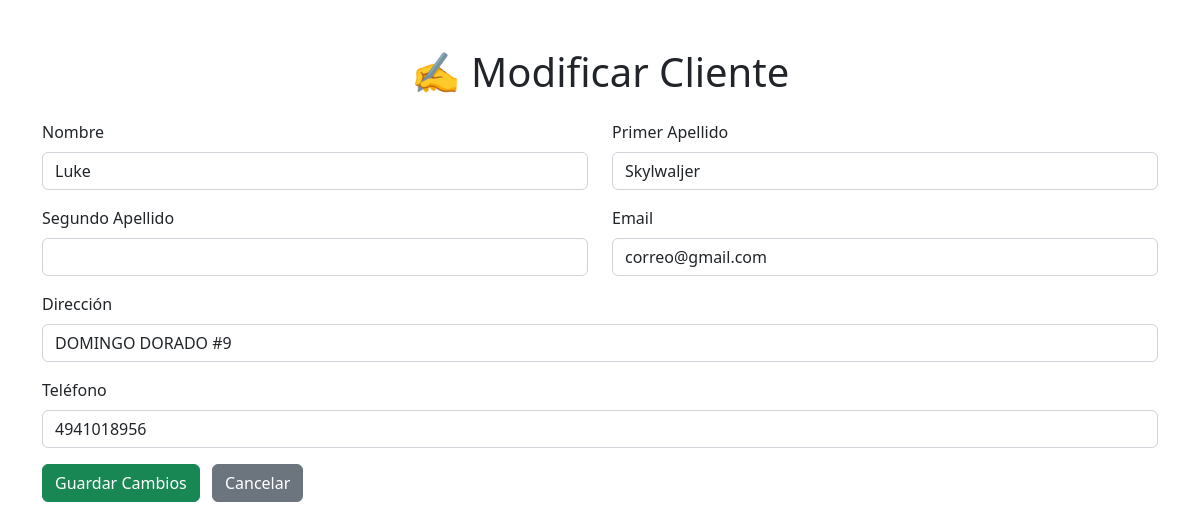
The page /0_proyecto_con_xamp/php/controllers/ABCC_Clientes/formularios/actualizacion_formCliente.php?accion=actualizar&id=6 (signed in) on the database its author committed.
### tables this page shows
CREATE TABLE `cliente` (
  `idCliente` int NOT NULL AUTO_INCREMENT,
  `Nombre` varchar(45) DEFAULT NULL,
  `Apellido1` varchar(45) DEFAULT NULL,
  `Apellido2` varchar(45) DEFAULT NULL,
  `Direccion` varchar(200) DEFAULT NULL,
  `Telefono` varchar(15) DEFAULT NULL,
  `Email` varchar(45) DEFAULT NULL,
  PRIMARY KEY (`idCliente`)
);

### 0_proyecto_con_xamp/php/database/conexion_bdd_autos_amistosos.php (called while the page is built, shortened)
<?php
class ConexionBDautosAmistosos {
    private static $instancia = null;
    private $conexion;
    private $host = "localhost";
    private $puerto = "3306";
    private $usuario = "dianita";
    private $password = "dianita";
    private $bd = "autos_amistosos";
    private function __construct() {
        $dsn = "mysql:host={$this->host};port={$this->puerto};dbname={$this->bd}";
        try {
            $this->conexion = new PDO($dsn, $this->usuario, $this->password);
            $this->conexion->setAttribute(PDO::ATTR_ERRMODE, PDO::ERRMODE_EXCEPTION);
        } catch (PDOException $e) {
            throw new Exception("Error en la conexión a la BD de Autos: " . $e->getMessage());
        }
    }
    public static function getInstancia(): ConexionBDautosAmistosos {
        if (self::$instancia === null) {
            self::$instancia = new self();
        }
        return self::$instancia;
    }
    public function getConexion(): PDO {
        return $this->conexion;
    }
}
?>

### 0_proyecto_con_xamp/php/controllers/ABCC_Clientes/clienteDAO.php (called while the page is built, shortened)
<?php
include_once(__DIR__ . '../../../database/conexion_bdd_autos_amistosos.php');
class ClienteDAO {
    private $conexion;
  public function __construct(){
    $instancia_singleton = ConexionBDautosAmistosos::getInstancia();
    $this->conexion = $instancia_singleton->getConexion();
}
    public function obtenerPorId($idCliente) {
        $sql = "SELECT idCliente, Nombre, Apellido1, Apellido2, Direccion, Telefono, Email
                FROM Cliente
                WHERE idCliente = ?";
        try {
            $stmt = $this->conexion->prepare($sql);
            $stmt->execute([$idCliente]);
            return $stmt->fetch(PDO::FETCH_ASSOC);
        } catch (PDOException $e) {
            error_log("Error al obtener Cliente por ID: " . $e->getMessage());
            return false;
        }
    }
}
?>

### 0_proyecto_con_xamp/php/controllers/ABCC_Clientes/formularios/actualizacion_formCliente.php (the view, shortened to what this page needs)
<?php
include_once('../clienteDAO.php');
include_once('../../../database/conexion_bdd_autos_amistosos.php');
$clienteDAO = new clienteDAO();
$cliente_datos = null;
$id = $_GET['id'] ?? null;
if ($id) {
    $cliente_datos = $clienteDAO->obtenerPorId($id);
} else {
    header('Location: ../clientes_lista.php?status=error_id');
    exit();
}
$nombre = $cliente_datos['Nombre'] ?? '';
$apellido1 = $cliente_datos['Apellido1'] ?? '';
$apellido2 = $cliente_datos['Apellido2'] ?? '';
$direccion = $cliente_datos['Direccion'] ?? '';
$telefono = $cliente_datos['Telefono'] ?? '';
$email = $cliente_datos['Email'] ?? '';
?>
<!DOCTYPE html>
<html lang="es">
<head>
    <link href="https://cdn.jsdelivr.net/npm/bootstrap@5.2.3/dist/css/bootstrap.min.css" rel="stylesheet">
</head>
<body>
    <div class="container mt-5">
        <h1 class="text-center mb-4">✍️ Modificar Cliente</h1>
        <form action="../procesar_cambiosCliente.php" method="POST">
            <div class="row mb-3">
                <div class="col-md-6">
                    <label for="nombre" class="form-label">Nombre</label>
                    <input type="text" class="form-control" id="nombre" name="nombre"
                           value="<?php echo htmlspecialchars($nombre); ?>" required>
                </div>
                <div class="col-md-6">
                    <label for="apellido1" class="form-label">Primer Apellido</label>
                    <input type="text" class="form-control" id="apellido1" name="apellido1"
                           value="<?php echo htmlspecialchars($apellido1); ?>" required>
                </div>
            </div>
            <div class="row mb-3">
                <div class="col-md-6">
                    <label for="apellido2" class="form-label">Segundo Apellido</label>
                    <input type="text" class="form-control" id="apellido2" name="apellido2"
                           value="<?php echo htmlspecialchars($apellido2); ?>">
                </div>
                <div class="col-md-6">
                    <label for="email" class="form-label">Email</label>
                    <input type="email" class="form-control" id="email" name="email"
                           value="<?php echo htmlspecialchars($email); ?>">
                </div>
            </div>
            <div class="mb-3">
                <label for="direccion" class="form-label">Dirección</label>
                <input type="text" class="form-control" id="direccion" name="direccion"
                       value="<?php echo htmlspecialchars($direccion); ?>">
            </div>
            <div class="mb-3">
                <label for="telefono" class="form-label">Teléfono</label>
                <input type="text" class="form-control" id="telefono" name="telefono"
                       value="<?php echo htmlspecialchars($telefono); ?>">
            </div>
            <button type="submit" class="btn btn-success me-2">Guardar Cambios</button>
            <a href="./formulario_cambiosCliente.php" class="btn btn-secondary">Cancelar</a>
        </form>
    </div>
</body>
</html>

### rows shown on the page
cliente: nombre "Luke", apellido1 "Skylwaljer", email "correo@gmail.com", direccion "DOMINGO DORADO #9", telefono "4941018956"
